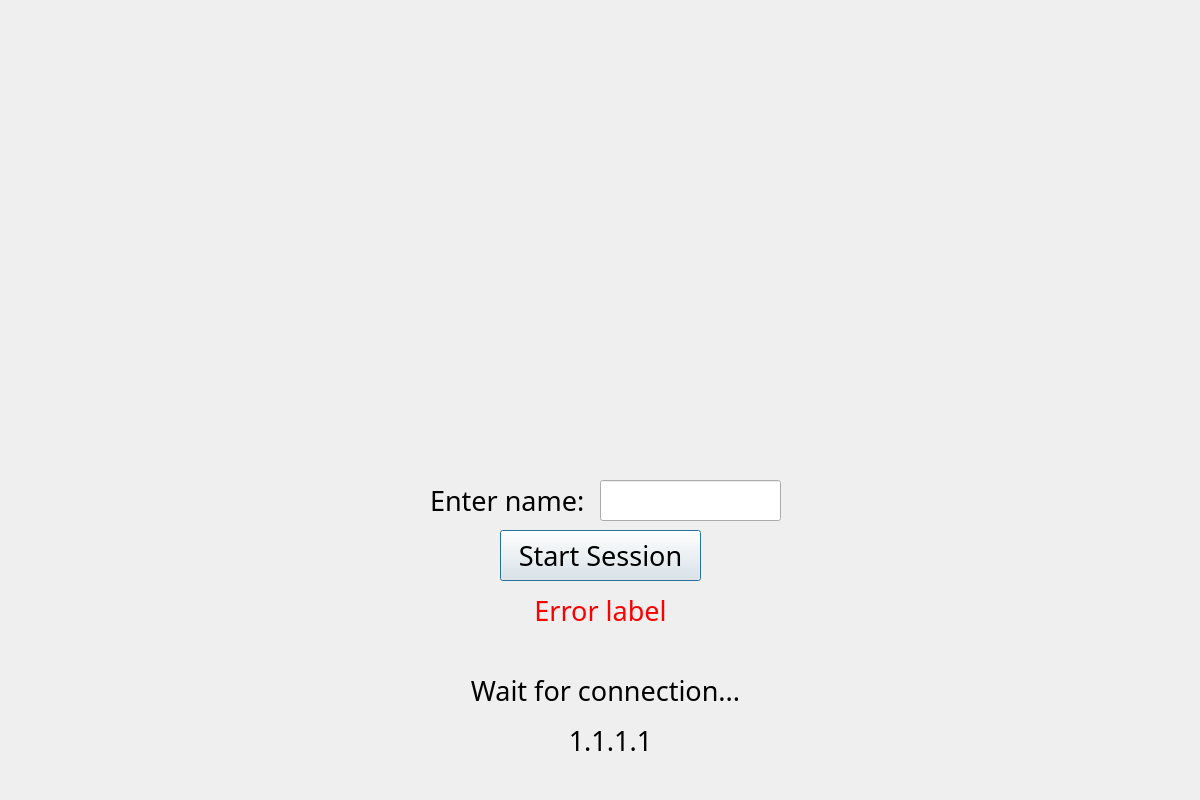
<?xml version="1.0" encoding="UTF-8"?>
<ui version="4.0">
 <class>Main</class>
 <widget class="QDialog" name="Main">
  <property name="geometry">
   <rect>
    <x>0</x>
    <y>0</y>
    <width>1200</width>
    <height>800</height>
   </rect>
  </property>
  <property name="windowTitle">
   <string>Dialog</string>
  </property>
  <widget class="QLabel" name="wallpaper">
   <property name="geometry">
    <rect>
     <x>0</x>
     <y>0</y>
     <width>1200</width>
     <height>800</height>
    </rect>
   </property>
   <property name="font">
    <font>
     <family>Sahadeva</family>
     <pointsize>25</pointsize>
     <weight>75</weight>
     <italic>true</italic>
     <bold>true</bold>
    </font>
   </property>
   <property name="text">
    <string/>
   </property>
   <property name="pixmap">
    <pixmap>../Images/background.jpg</pixmap>
   </property>
   <property name="scaledContents">
    <bool>true</bool>
   </property>
  </widget>
  <widget class="QLabel" name="enterNameLabel">
   <property name="geometry">
    <rect>
     <x>430</x>
     <y>480</y>
     <width>161</width>
     <height>41</height>
    </rect>
   </property>
   <property name="font">
    <font>
     <family>Arial Rounded MT Bold</family>
     <pointsize>20</pointsize>
     <weight>50</weight>
     <italic>false</italic>
     <bold>false</bold>
    </font>
   </property>
   <property name="text">
    <string>Enter name:</string>
   </property>
  </widget>
  <widget class="QLineEdit" name="nameLabel">
   <property name="geometry">
    <rect>
     <x>600</x>
     <y>480</y>
     <width>181</width>
     <height>41</height>
    </rect>
   </property>
   <property name="font">
    <font>
     <family>Arial Rounded MT Bold</family>
     <pointsize>18</pointsize>
     <weight>50</weight>
     <italic>false</italic>
     <bold>false</bold>
    </font>
   </property>
   <property name="text">
    <string/>
   </property>
  </widget>
  <widget class="QLabel" name="waitLabel">
   <property name="geometry">
    <rect>
     <x>460</x>
     <y>670</y>
     <width>291</width>
     <height>41</height>
    </rect>
   </property>
   <property name="font">
    <font>
     <family>Arial Rounded MT Bold</family>
     <pointsize>20</pointsize>
     <weight>50</weight>
     <italic>false</italic>
     <bold>false</bold>
    </font>
   </property>
   <property name="text">
    <string>Wait for connection...</string>
   </property>
   <property name="alignment">
    <set>Qt::AlignCenter</set>
   </property>
  </widget>
  <widget class="QLabel" name="ipText">
   <property name="geometry">
    <rect>
     <x>280</x>
     <y>720</y>
     <width>661</width>
     <height>41</height>
    </rect>
   </property>
   <property name="font">
    <font>
     <family>Arial Rounded MT Bold</family>
     <pointsize>20</pointsize>
     <weight>50</weight>
     <italic>false</italic>
     <bold>false</bold>
    </font>
   </property>
   <property name="text">
    <string>1.1.1.1</string>
   </property>
   <property name="alignment">
    <set>Qt::AlignCenter</set>
   </property>
  </widget>
  <widget class="QPushButton" name="openConButton">
   <property name="geometry">
    <rect>
     <x>500</x>
     <y>530</y>
     <width>201</width>
     <height>51</height>
    </rect>
   </property>
   <property name="font">
    <font>
     <family>Arial Rounded MT Bold</family>
     <pointsize>20</pointsize>
     <weight>50</weight>
     <italic>false</italic>
     <bold>false</bold>
    </font>
   </property>
   <property name="styleSheet">
    <string notr="true"/>
   </property>
   <property name="text">
    <string>Start Session</string>
   </property>
  </widget>
  <widget class="QLabel" name="enterNameLabel_2">
   <property name="geometry">
    <rect>
     <x>330</x>
     <y>530</y>
     <width>101</width>
     <height>41</height>
    </rect>
   </property>
   <property name="font">
    <font>
     <family>Ubuntu Condensed</family>
     <pointsize>14</pointsize>
     <weight>75</weight>
     <italic>true</italic>
     <bold>true</bold>
    </font>
   </property>
   <property name="text">
    <string/>
   </property>
  </widget>
  <widget class="QLabel" name="errorLabel">
   <property name="geometry">
    <rect>
     <x>480</x>
     <y>590</y>
     <width>241</width>
     <height>41</height>
    </rect>
   </property>
   <property name="font">
    <font>
     <family>Arial Rounded MT Bold</family>
     <pointsize>20</pointsize>
     <weight>50</weight>
     <italic>false</italic>
     <bold>false</bold>
    </font>
   </property>
   <property name="styleSheet">
    <string notr="true">color: RED</string>
   </property>
   <property name="text">
    <string>Error label</string>
   </property>
   <property name="alignment">
    <set>Qt::AlignCenter</set>
   </property>
  </widget>
  <widget class="QLabel" name="logo_2">
   <property name="geometry">
    <rect>
     <x>450</x>
     <y>170</y>
     <width>300</width>
     <height>270</height>
    </rect>
   </property>
   <property name="text">
    <string/>
   </property>
   <property name="pixmap">
    <pixmap>../Images/logo.png</pixmap>
   </property>
   <property name="scaledContents">
    <bool>true</bool>
   </property>
  </widget>
 </widget>
 <resources/>
 <connections/>
</ui>
